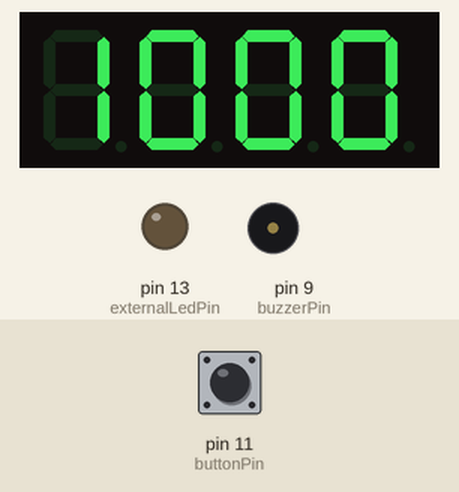
Recording of a sketch running on a simulated Arduino Uno, built with avr-gcc and run on an emulated ATmega328P. Parts: 4-digit seven-segment display, output pins drawn as LEDs (lit = HIGH), buzzer (waves = sounding, pin HIGH). Dashed ring = blinking. Inputs (shaded band) come from the test bench; at power-on: pin 11 (buttonPin) HIGH.

Above: at 2.8 s.
2.9 s: pin 11 (buttonPin) pulled LOW for 1.2 s
At 4.8 s:
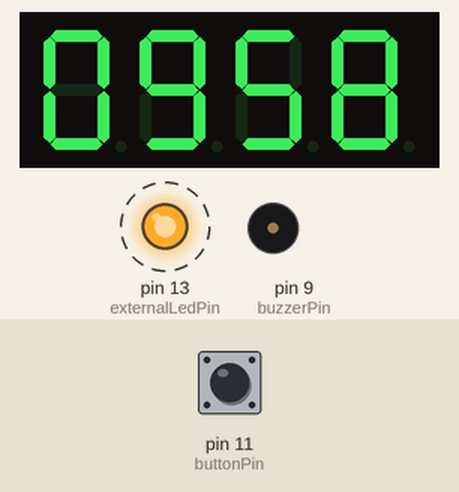
At 8.3 s:
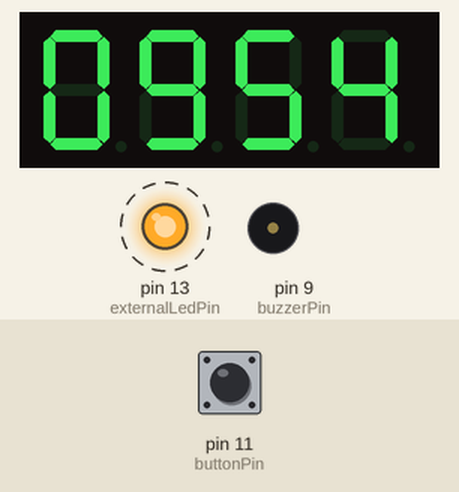
Timing chart, 0 to 14.2 s (numbered marks = the images above; inputs shaded):
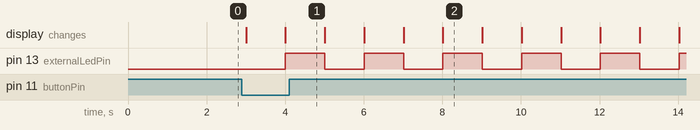

The sketch:

timer_code.ino
```cpp
#include <Wire.h>
#include <Adafruit_GFX.h>
#include "Adafruit_LEDBackpack.h"

Adafruit_AlphaNum4 alpha4 = Adafruit_AlphaNum4();

// Set the countdown duration in seconds
unsigned long countdownDuration = 600; // Countdown time in seconds
boolean countdownActive = false;

// Define pins
const int buttonPin = 11; // Arcade button pin, connect to NO on the button
const int buzzerPin = 9; // Piezo buzzer pin
const int externalLedPin = 13; // Connect the arcade button LED + to this pin
//There is also a button connected to the reset pin which resets the timer after the countdown has ended

void setup() {
  alpha4.begin(0x70); // Change 0x70 to the I2C address of the display
  alpha4.clear();
  alpha4.writeDisplay();

  pinMode(buttonPin, INPUT_PULLUP);
  pinMode(buzzerPin, OUTPUT);
  pinMode(externalLedPin, OUTPUT);

  // Display time to countdown from
  displayCountdown(countdownDuration);
}

void loop() {
  // Check if the arcade button is pressed
  if (digitalRead(buttonPin) == LOW && !countdownActive) {
    countdownActive = true;
  }

  // Check if the countdown has started
  if (countdownActive) {
    // Update the countdown timer
    updateCountdown();
    blinkExternalLed(); // Blink the arcade button LED while counting down
  }

  // Delay for 1 second
  delay(1000);
}

void updateCountdown() {
  // Subtract 1 second from the countdown
  if (countdownDuration > 0) {
    countdownDuration--;
  } else {
    // Countdown is complete sound the buzzer
    countdownActive = false;
    soundBuzzer();
  }

  // Display the updated countdown value
  displayCountdown(countdownDuration);
}

void displayCountdown(unsigned long seconds) {
  // Calculate minutes and seconds
  uint8_t minutes = seconds / 60;
  uint8_t secs = seconds % 60;

  // Display the minutes and seconds on the display
  alpha4.writeDigitAscii(0, '0' + (minutes / 10));
  alpha4.writeDigitAscii(1, '0' + (minutes % 10));
  alpha4.writeDigitAscii(2, '0' + (secs / 10));
  alpha4.writeDigitAscii(3, '0' + (secs % 10));

  // Update the display
  alpha4.writeDisplay();
}

void soundBuzzer() {
  // Make an annoying sound when the countdown is finished
  tone(buzzerPin, 1100); // Piezo frequency
  delay(10000); // Noise duration
  noTone(buzzerPin);
}

void blinkExternalLed() {
  static unsigned long lastBlinkTime = 0;
  static boolean externalLedState = HIGH;

  // Blink the arcade button LED
  if (millis() - lastBlinkTime >= 500) {
    lastBlinkTime = millis();
    externalLedState = !externalLedState;
    digitalWrite(externalLedPin, externalLedState);
  }
}
```

Measured:
- after the input at 2.9 s, pin 13 (externalLedPin): alternates HIGH for 1.0 s and LOW for 1.0 s, starting after 1.1 s; the display: first changes after 0.11 s (image 1 shows a later state)
